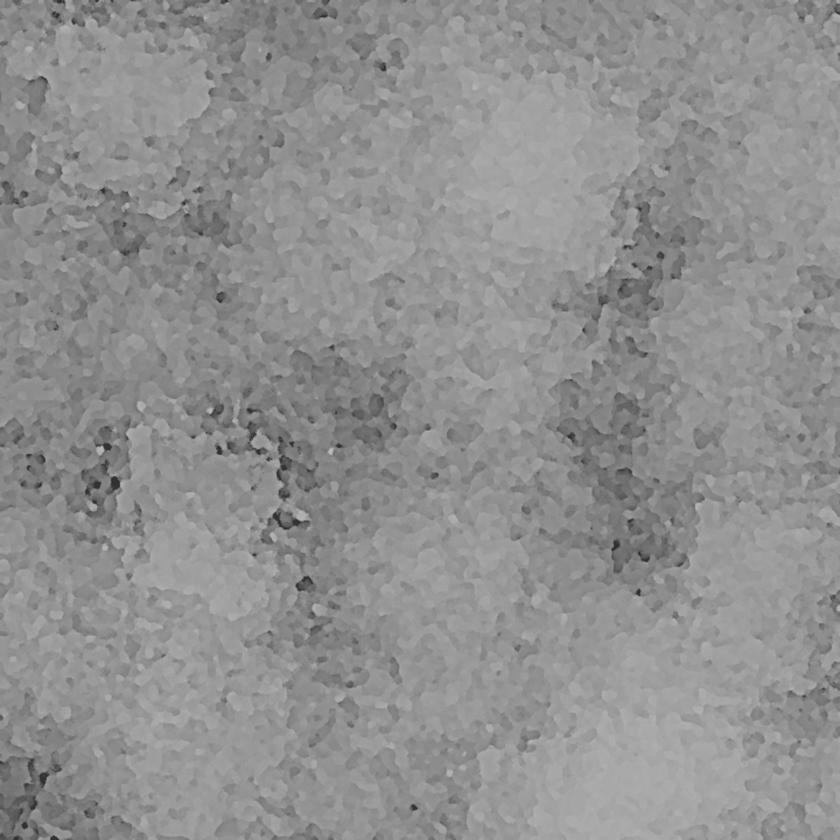
#> input picture rock_texture.png, 840 x 840 px, shrunk from 1024 x 1024 before the run
$ python rock.py
#> lines starting #> are read from the running program, lines starting #| are printed output that depends on the picture; after the words box and inside, x2 and y2 are one past the last pixel; in counts of white or black regions, pixels touching at a corner belong together
#> in main, tex is the input picture: PIL image 840x840 RGBA; mean R, G, B, A 144, 144, 144, 255
# Written in 2021 by Aidan Yaklin
# To the extent possible under law, the author(s) have dedicated all copyright
# and related and neighboring rights to this software to the public domain
# worldwide. This software is distributed without any warranty.
# You should have received a copy of the CC0 Public Domain Dedication along
# with this software. If not, see <http://creativecommons.org/publicdomain/zero/1.0/>.

from PIL import Image, ImageDraw
import random
from math import *

def gen_points(center, min_radius, max_radius, n):
#> called with center = (24, 24), min_radius = 12, max_radius = 24, n = 10
    pts = []

    for i in range(n):
        height = min_radius + random.random() * (max_radius - min_radius)
        theta = (i / n) * (2*pi)
        x = int(center[0] + height * cos(theta))
        y = int(center[1] + height * sin(theta))
        pts.append((x, y))

    return pts

class Rock:
    def __init__(self, radius, n_verts, variation, texture):
        self.radius = radius
        self.points = gen_points((radius, radius), radius - variation, radius, n_verts)
        # width and height of our image
        imsize = 2 * radius

        # crop out a bit of the texture
        crop_x = int(random.random() * (texture.width - imsize))
#> crop_x = 719
        crop_y = int(random.random() * (texture.height - imsize))
#> crop_y = 399
        rock_img = texture.crop((crop_x, crop_y, crop_x + imsize, crop_y + imsize))
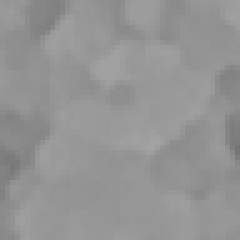
#> rock_img: PIL image 48x48 RGBA (shown 5 times larger); mean R, G, B, A 148.2, 148.2, 148.2, 255

        alpha_img = Image.new("L", (imsize, imsize), 0)
#> alpha_img: PIL image 48x48 L; every value is 0
        draw = ImageDraw.Draw(alpha_img)

        # draw rock in the alpha channel
        draw.polygon(self.points, 255, 255)
        rock_img.putalpha(alpha_img)
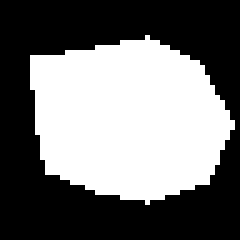
#> alpha_img: PIL image 48x48 L (shown 5 times larger); 44.8% white; 1 white region, box (x1, y1, x2, y2) and area: (6, 7, 47, 41) 1032
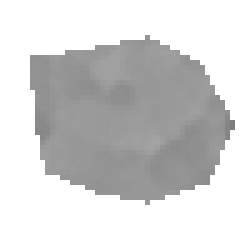
#> rock_img: PIL image 48x48 RGBA (shown 5 times larger); mean R, G, B, A 148.2, 148.2, 148.2, 114.2; transparent parts drawn white

        shadow_img = Image.new("RGBA", (imsize, imsize), (0, 0, 0, 127))
        shadow_base = Image.new("RGBA", (imsize, imsize), (0, 0, 0, 0))
#> shadow_base: PIL image 48x48 RGBA; every value is 0
        shadow_img = Image.composite(shadow_img, shadow_base, alpha_img)
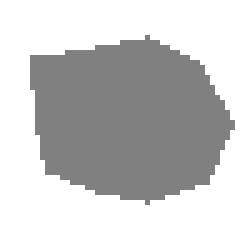
#> shadow_img: PIL image 48x48 RGBA (shown 5 times larger); mean R, G, B, A 0, 0, 0, 56.9; transparent parts drawn white

        self.image = Image.new("RGBA", (imsize+2, imsize+2))
#> self.image: PIL image 50x50 RGBA; every value is 0
        self.image.alpha_composite(shadow_img, (2, 2))
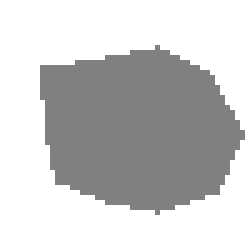
#> self.image: PIL image 50x50 RGBA (shown 5 times larger); mean R, G, B, A 0, 0, 0, 52.4; transparent parts drawn white
        self.image.alpha_composite(rock_img, (0, 0))
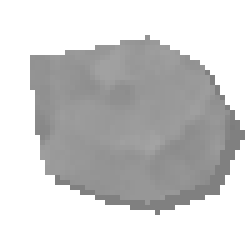
#> self.image: PIL image 50x50 RGBA (shown 5 times larger); mean R, G, B, A 62.1, 62.1, 62.1, 110.6; transparent parts drawn white

        # [6 lines of commented-out code are left out]

    def save(self):
        self.image.save("rock_indiv.png")

def main():
    tex = Image.open("rock_texture.png")
    r = 24
    rock = Rock(r, 10, r//2, tex)
    rock.save()

if __name__ == '__main__':
    main()
